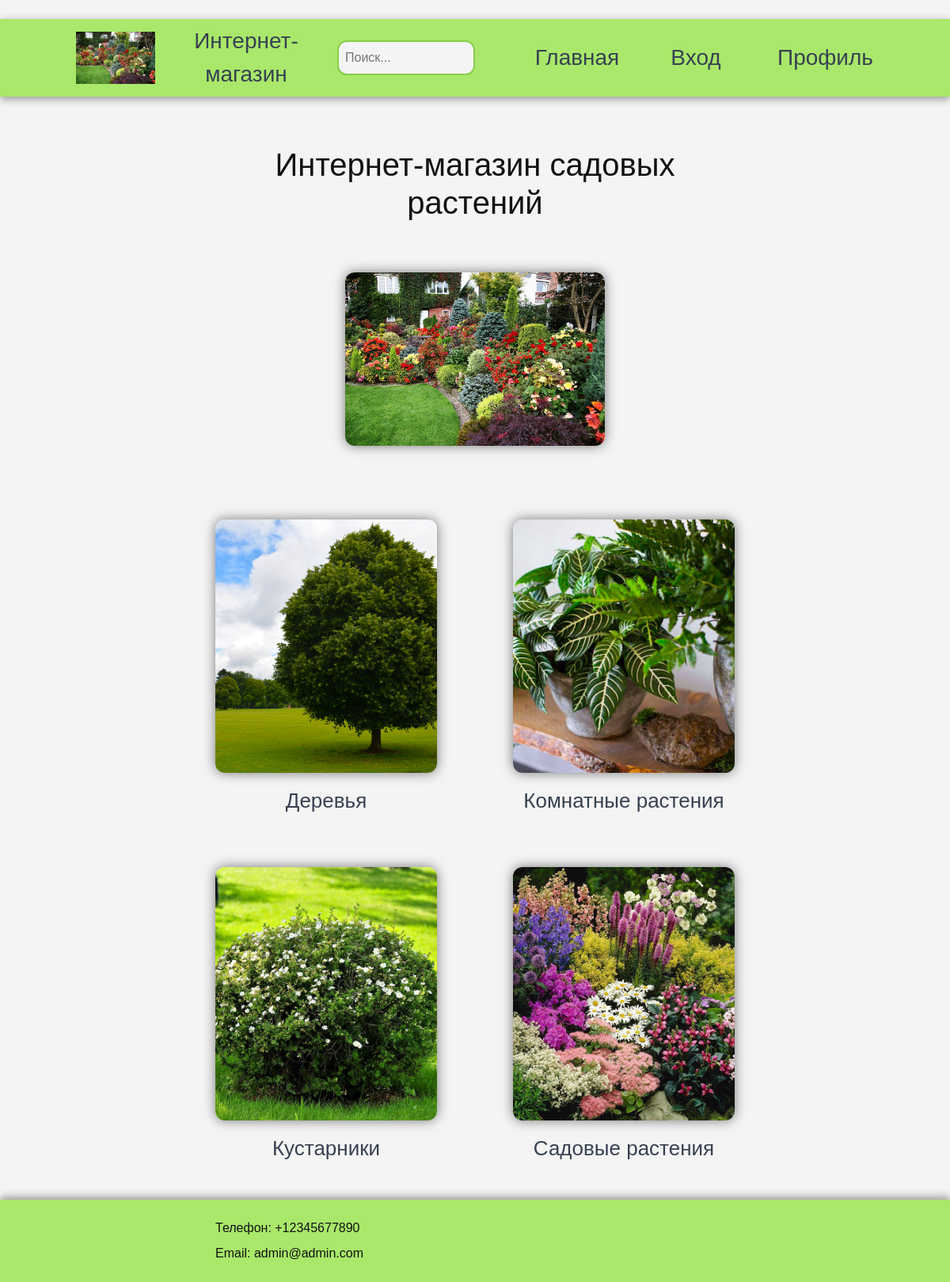
The page / on the database its author committed.
### shop/models.py (models this page shows, shortened)
class Category(models.Model):
    name = models.CharField(max_length=200, db_index=True)
    slug = models.SlugField(max_length=200, db_index=True, unique=True)
    image = models.ImageField(upload_to='category/%Y/%m/%d', blank=True)
    class Meta:
        ordering = ('name',)
        verbose_name = 'Категория'
        verbose_name_plural = 'Категории'
    def get_absolute_url(self):
        return reverse('shop:product_list_by_category',
                        args=[self.slug])

### shop/views.py (the view)
# urls.py: path('', views.category_list, name='category_list'),
def category_list(request, category_slug=None): # страница категорий
    category = None
    categories = Category.objects.all()
    products = Product.objects.filter(available=True)
    if category_slug:
        category = get_object_or_404(Category, slug=category_slug)
        products = products.filter(category=category)
    return render(request,
                  'shop/product/index.html', {'products': products, 'category': category, 'categories': categories})

### shop/templates/shop/product/index.html (shortened to what this page needs)
﻿{% extends "shop/base.html" %}
{% load static %}
{% block content %}
<h1>Интернет-магазин садовых растений</h1>
<div class="main_logo">
    <img src="{% static 'img/main_logo.jpg' %}" alt="logo">
</div>
<div class="div_products">
    {% for c in categories %}
    <div class="product" {% if category.slug == c.slug %}class="selected" {% endif %}>
        <div class="product_img">
            <img src="{% if c.image %}{{ c.image.url }}{% else %}{% static 'img/err.jpg' %}{% endif %}">
        </div>
        <a href="{{ c.get_absolute_url }}">{{ c.name }}</a>
    </div>
    {% endfor %}
</div>
{% endblock content %}

### shop/static/css/garden_store.css (style rules this page uses)
* { margin: 0; padding: 0; }
[data-theme="color"] { --body-bg: #f4f4f4; --form-bg: #ffffff; --header-bg: #A9E86A; --header-bg-dark: #8bcb4b; --dark: #121212; --gray: #374151; --link: #61afef; --link-hover: #2c83ca; --link-active: #375772; --hr: #a2a2a2; --shadow: #939393; --code-color: #888; --img-op: 1; }
body, html { margin: 0; padding: 0; width: 100%; height: 100%; }
body { color: var(--dark); background-color: var(--body-bg); font-family: 'Rubik', sans-serif; font-weight: 400; }
a { font-size: 26px; color: var(--link); text-decoration: none; }
h1 { text-align: center; margin-bottom: 4rem; }
.main_logo { text-align: center; width: 100%; margin-bottom: 80px; }
.main_logo img { max-width: 50%; max-height: 45vh; border-radius: 0.75rem; box-shadow: 0 0 15px #767676; object-fit: contain; }
.div_products { width: 100%; padding: 2% 0; display: grid; grid-template-columns: repeat(2, 1fr); grid-gap: 4rem 6rem; justify-content: center; }
.product { display: flex; flex-direction: column; align-items: center; text-align: center; }
.product a { color: var(--gray); }
.product_img { width: 100%; height: 40vh; overflow: hidden; border-radius: 0.75rem; box-shadow: 0 0 15px #767676; margin-bottom: 1rem; }
.product_img img { width: 100%; height: 100%; object-fit: cover; }

### rows shown on the page
Category: image (picture), name "Деревья"
Category: image (picture), name "Комнатные растения"
Category: image (picture), name "Кустарники"
Category: image (picture), name "Садовые растения"
